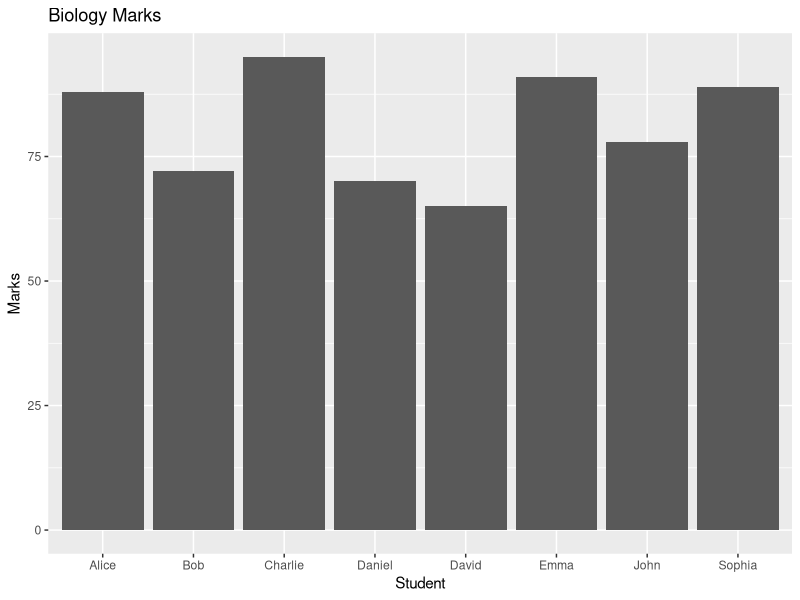
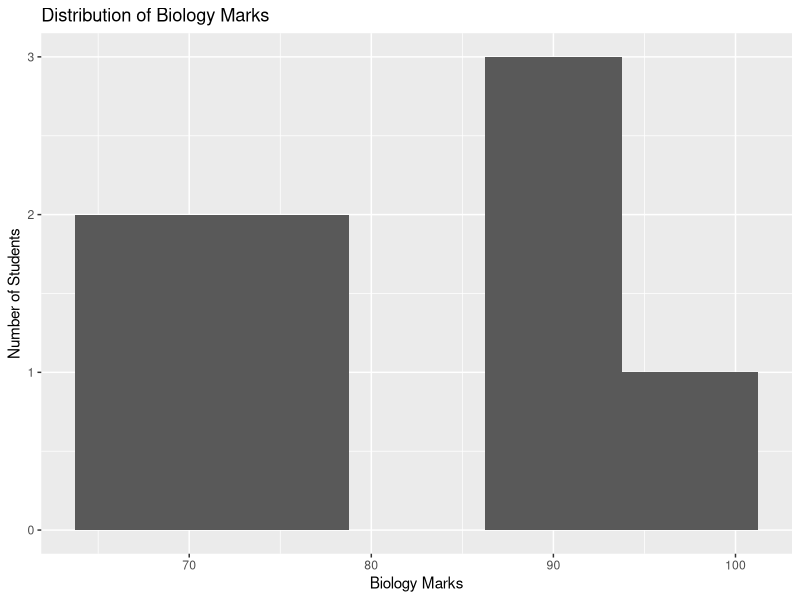
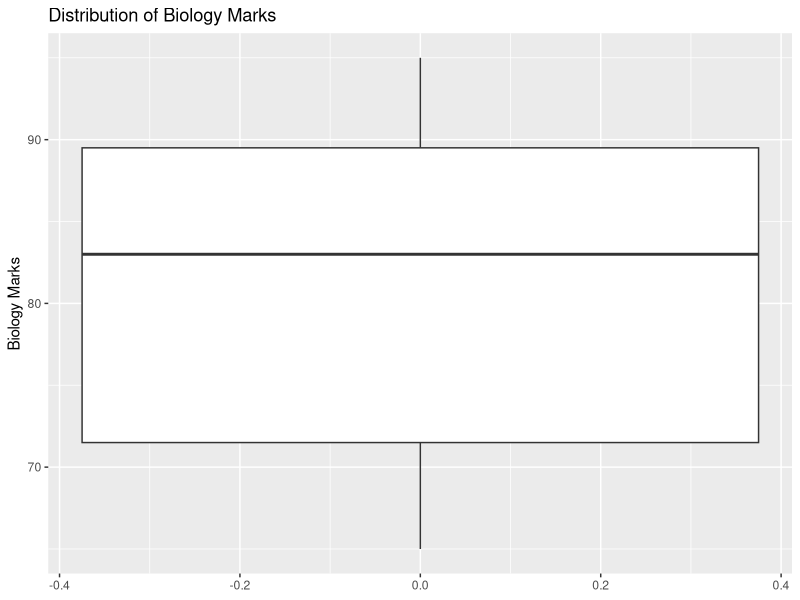
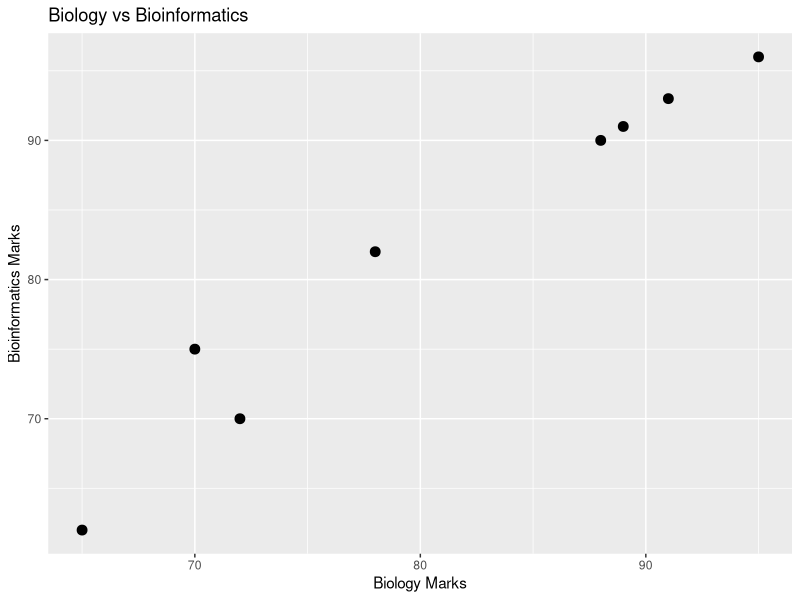
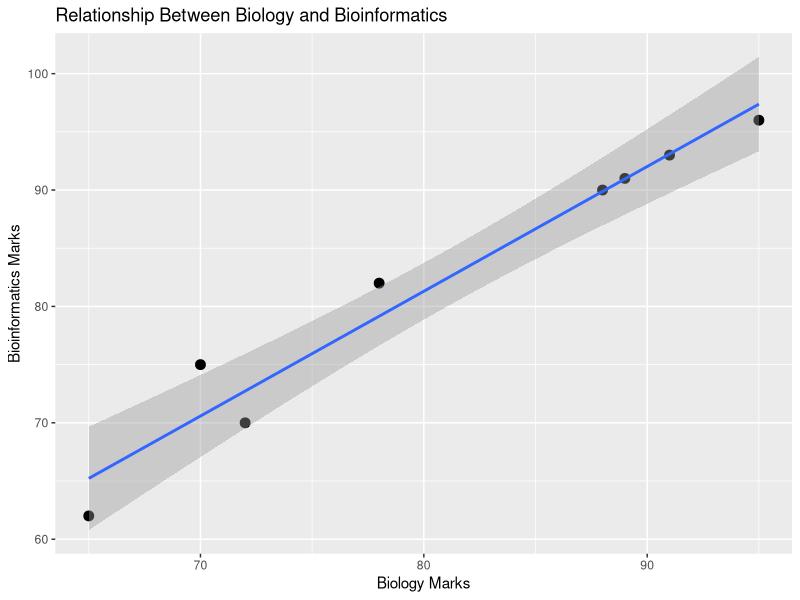
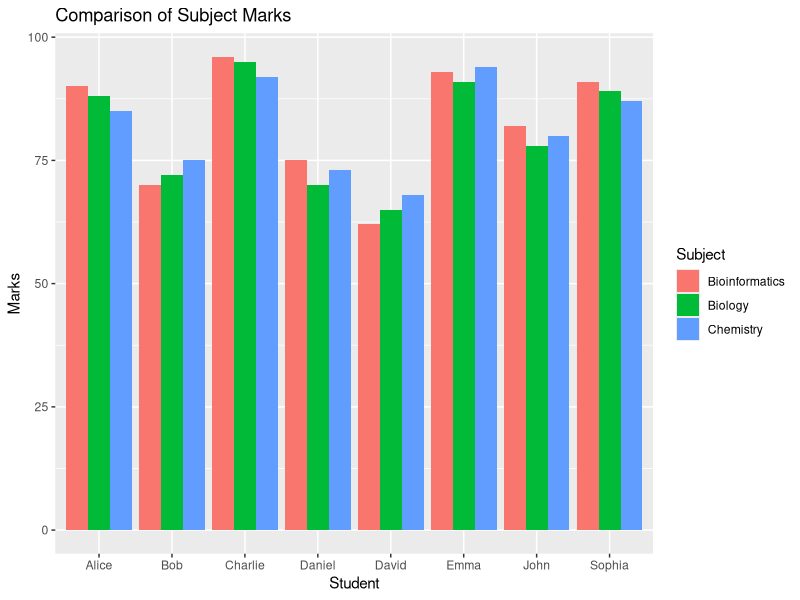
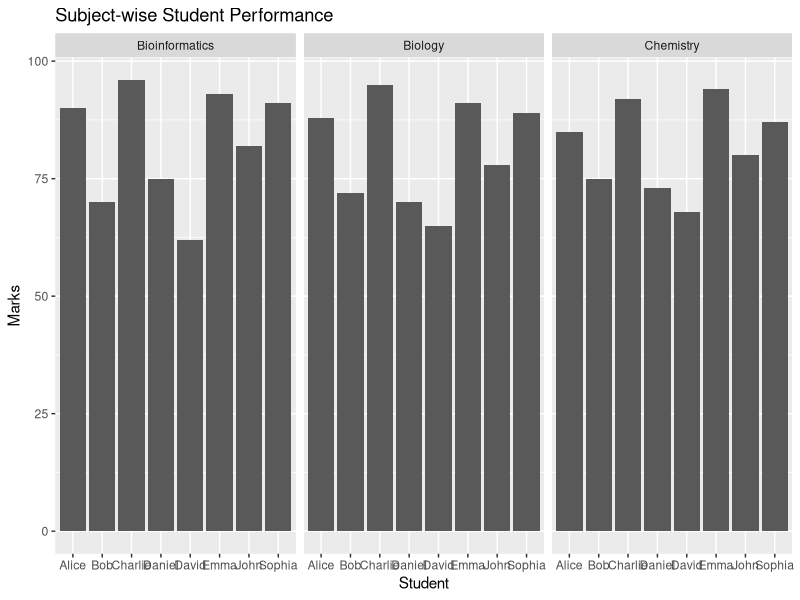

Write the R code that produced these figures, in order.
# ==========================================
# R Learning - Day 11
# Data Visualization with ggplot2
# Author: Masha Srinivasan
# ==========================================

library(ggplot2)

# Create dataset

students <- data.frame(
  Name = c("Alice", "Bob", "Charlie", "David",
           "Emma", "John", "Sophia", "Daniel"),

  Biology = c(88, 72, 95, 65, 91, 78, 89, 70),

  Chemistry = c(85, 75, 92, 68, 94, 80, 87, 73),

  Bioinformatics = c(90, 70, 96, 62, 93, 82, 91, 75)
)

print(students)


# ------------------------------------------
# 1. Bar Plot
# ------------------------------------------

ggplot(students, aes(x = Name, y = Biology)) +
  geom_bar(stat = "identity") +
  labs(
    title = "Biology Marks",
    x = "Student",
    y = "Marks"
  )


# ------------------------------------------
# 2. Histogram
# ------------------------------------------

ggplot(students, aes(x = Biology)) +
  geom_histogram(bins = 5) +
  labs(
    title = "Distribution of Biology Marks",
    x = "Biology Marks",
    y = "Number of Students"
  )


# ------------------------------------------
# 3. Boxplot
# ------------------------------------------

ggplot(students, aes(y = Biology)) +
  geom_boxplot() +
  labs(
    title = "Distribution of Biology Marks",
    y = "Biology Marks"
  )


# ------------------------------------------
# 4. Scatter Plot
# ------------------------------------------

ggplot(
  students,
  aes(x = Biology, y = Bioinformatics)
) +
  geom_point(size = 3) +
  labs(
    title = "Biology vs Bioinformatics",
    x = "Biology Marks",
    y = "Bioinformatics Marks"
  )


# ------------------------------------------
# 5. Add a trend line
# ------------------------------------------

ggplot(
  students,
  aes(x = Biology, y = Bioinformatics)
) +
  geom_point(size = 3) +
  geom_smooth(method = "lm") +
  labs(
    title = "Relationship Between Biology and Bioinformatics",
    x = "Biology Marks",
    y = "Bioinformatics Marks"
  )


# ------------------------------------------
# 6. Compare subjects
# ------------------------------------------

students_long <- data.frame(
  Student = rep(students$Name, 3),

  Subject = rep(
    c("Biology", "Chemistry", "Bioinformatics"),
    each = nrow(students)
  ),

  Marks = c(
    students$Biology,
    students$Chemistry,
    students$Bioinformatics
  )
)

print(students_long)


ggplot(
  students_long,
  aes(x = Student, y = Marks, fill = Subject)
) +
  geom_bar(
    stat = "identity",
    position = "dodge"
  ) +
  labs(
    title = "Comparison of Subject Marks",
    x = "Student",
    y = "Marks"
  )


# ------------------------------------------
# 7. Faceted Plot
# ------------------------------------------

ggplot(
  students_long,
  aes(x = Student, y = Marks)
) +
  geom_bar(stat = "identity") +
  facet_wrap(~Subject) +
  labs(
    title = "Subject-wise Student Performance",
    x = "Student",
    y = "Marks"
  )
